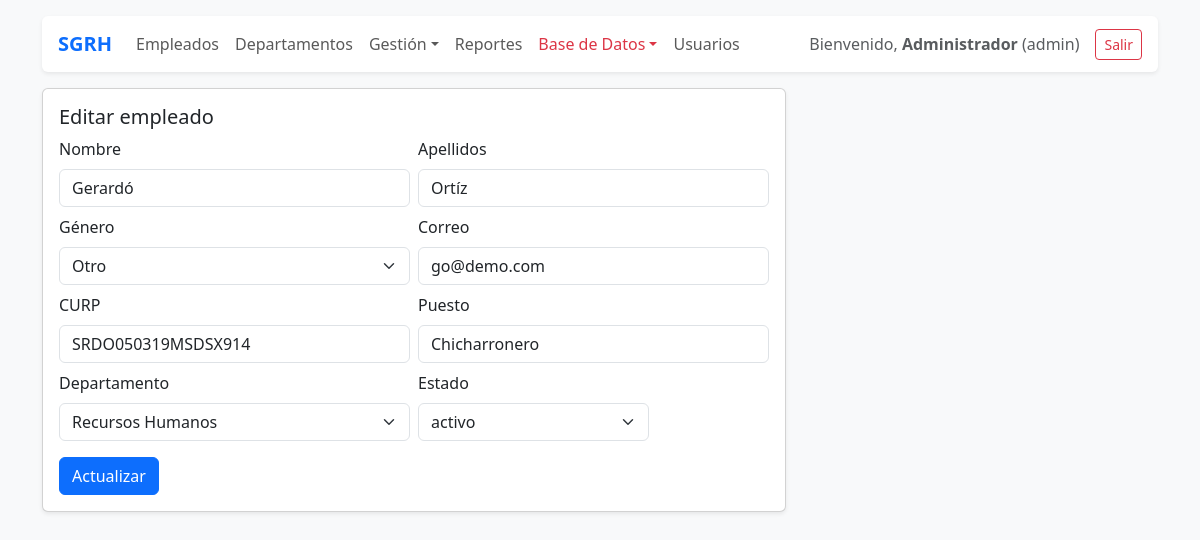
/public/?route=empleados_edit&id=6 (signed in), run on the app's committed database.
### tables this page shows
CREATE TABLE `empleados` (
  `id` int(11) NOT NULL AUTO_INCREMENT,
  `user_id` int(11) NOT NULL,
  `nombre` varchar(100) NOT NULL,
  `apellidos` varchar(150) NOT NULL,
  `genero` enum('masculino','femenino','otro') NOT NULL,
  `correo` varchar(150) NOT NULL,
  `curp` char(18) NOT NULL,
  `puesto` varchar(100) DEFAULT NULL,
  `departamento_id` int(11) NOT NULL,
  `estado` enum('activo','baja') NOT NULL DEFAULT 'activo',
  `created_at` timestamp NOT NULL DEFAULT current_timestamp(),
  `updated_at` timestamp NOT NULL DEFAULT current_timestamp() ON UPDATE current_timestamp(),
  PRIMARY KEY (`id`),
  UNIQUE KEY `correo` (`correo`),
  UNIQUE KEY `curp` (`curp`),
  KEY `fk_empleado_departamento` (`departamento_id`),
  CONSTRAINT `fk_empleado_departamento` FOREIGN KEY (`departamento_id`) REFERENCES `departamentos` (`id`) ON UPDATE CASCADE
);

CREATE TABLE `departamentos` (
  `id` int(11) NOT NULL AUTO_INCREMENT,
  `nombre` varchar(100) NOT NULL,
  `descripcion` text DEFAULT NULL,
  `created_at` timestamp NOT NULL DEFAULT current_timestamp(),
  `updated_at` timestamp NOT NULL DEFAULT current_timestamp() ON UPDATE current_timestamp(),
  PRIMARY KEY (`id`),
  UNIQUE KEY `nombre` (`nombre`)
);

### app/core/Controller.php (called while the page is built, shortened)
<?php
class Controller {
    protected function view(string $template, array $data = []) {
        extract($data);
        $viewPath = __DIR__ . '/../views/' . $template . '.php';
        include __DIR__ . '/../views/layout/header.php';
        include __DIR__ . '/../views/layout/nav.php';
        include $viewPath;
        include __DIR__ . '/../views/layout/footer.php';
    }
}

### app/controllers/EmpleadosController.php (called while the page is built, shortened)
<?php
class EmpleadosController extends Controller {
    public function edit() {
        $id = intval($_GET['id'] ?? 0);
        $empleado = Empleado::find($id);
        $departamentos = Departamento::all();
        $this->view('empleados/edit', compact('empleado','departamentos'));
    }
}

### app/models/Empleado.php (called while the page is built, shortened)
<?php
class Empleado {
    public static function find($id) {
        $db = Database::getInstance();
        $stmt = $db->prepare("SELECT * FROM empleados WHERE id = ?");
        $stmt->execute([$id]);
        return $stmt->fetch();
    }
}

### app/models/Departamento.php (called while the page is built, shortened)
<?php
class Departamento {
    public static function all() {
        $db = Database::getInstance();
        return $db->query("SELECT * FROM departamentos ORDER BY nombre ASC")->fetchAll();
    }
}

### app/views/empleados/edit.php (the view, shortened to what this page needs)
<div class="col-md-8">
  <div class="card shadow-sm">
    <div class="card-body">
      <h5 class="card-title">Editar empleado</h5>
      <form method="post">
        <div class="row g-2">
          <div class="col-md-6">
            <label class="form-label">Nombre</label>
            <input class="form-control" name="nombre" value="<?= htmlspecialchars($empleado['nombre']) ?>" required>
          </div>
          <div class="col-md-6">
            <label class="form-label">Apellidos</label>
            <input class="form-control" name="apellidos" value="<?= htmlspecialchars($empleado['apellidos']) ?>" required>
          </div>
          <div class="col-md-6">
            <label class="form-label">Género</label>
            <select class="form-select" name="genero" required>
              <option value="otro" <?= $empleado['genero']=='otro'?'selected':'' ?>>Otro</option>
            </select>
          </div>
          <div class="col-md-6">
            <label class="form-label">Correo</label>
            <input class="form-control" type="email" name="correo" value="<?= htmlspecialchars($empleado['correo']) ?>" required>
          </div>
          <div class="col-md-6">
            <label class="form-label">CURP</label>
            <input class="form-control" name="curp" minlength="18" maxlength="18" value="<?= htmlspecialchars($empleado['curp']) ?>" required>
          </div>
          <div class="col-md-6">
            <label class="form-label">Puesto</label>
            <input class="form-control" name="puesto" value="<?= htmlspecialchars($empleado['puesto']) ?>">
          </div>
          <div class="col-md-6">
            <label class="form-label">Departamento</label>
            <select class="form-select" name="departamento_id" required>
              <?php foreach($departamentos as $d): ?>
                <option value="<?= $d['id'] ?>" <?= $empleado['departamento_id']==$d['id']?'selected':'' ?>>
                  <?= htmlspecialchars($d['nombre']) ?>
                </option>
              <?php endforeach; ?>
            </select>
          </div>
          <div class="col-md-4">
            <label class="form-label">Estado</label>
            <select class="form-select" name="estado">
              <?php foreach(['activo','baja'] as $st): ?>
                <option value="<?= $st ?>" <?= $empleado['estado']===$st?'selected':'' ?>><?= $st ?></option>
              <?php endforeach; ?>
            </select>
          </div>
        </div>
        <button class="btn btn-primary mt-3">Actualizar</button>
      </form>
    </div>
  </div>
</div>

### data on the page
empleados: nombre "Gerardó", apellidos "Ortíz", genero "Otro", correo "go@demo.com", curp "SRDO050319MSDSX914", puesto "Chicharronero", departamento_id "Recursos Humanos", estado "activo"

### other printed values
$u['name'] "Administrador"
$u['role'] "admin"
